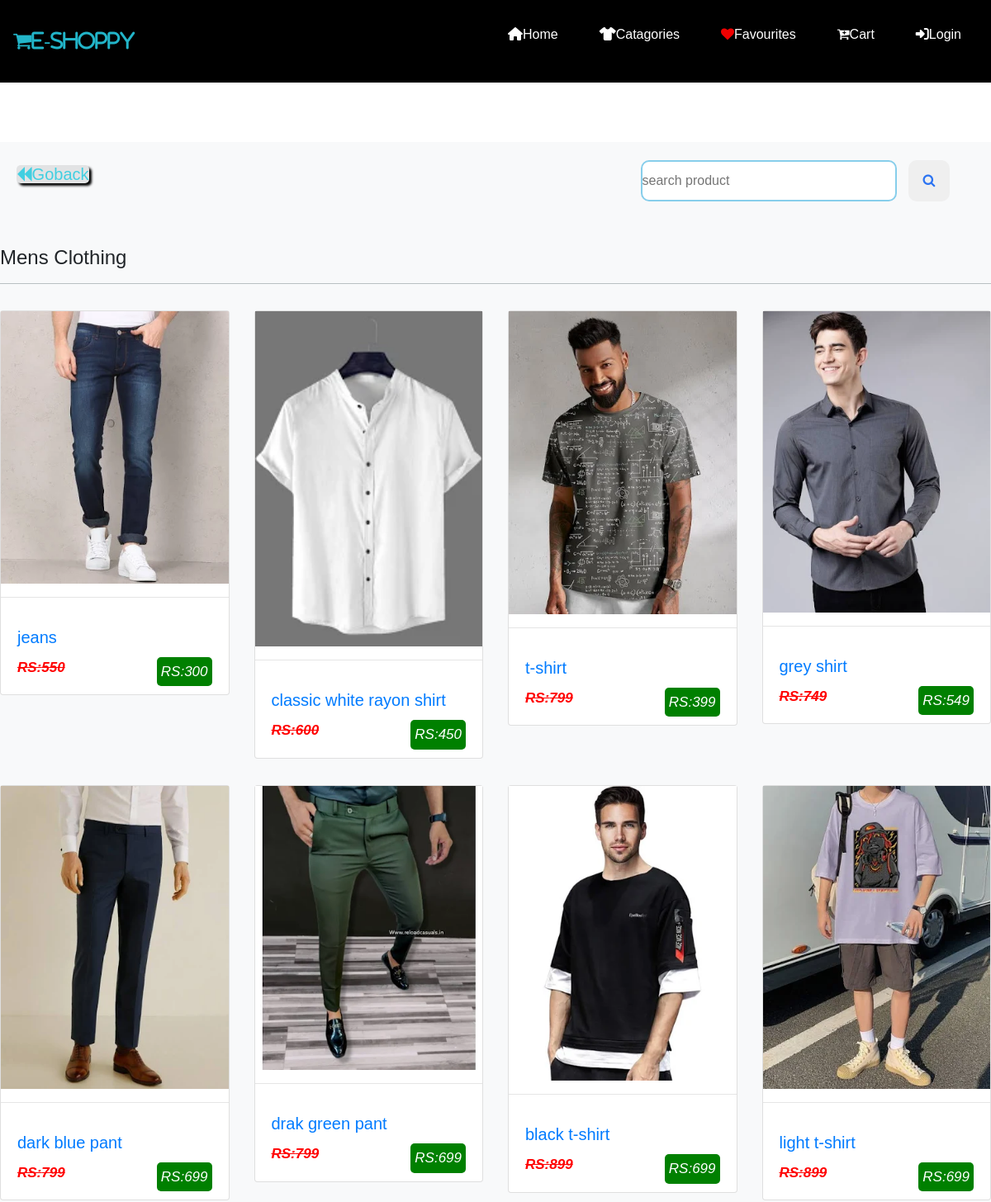
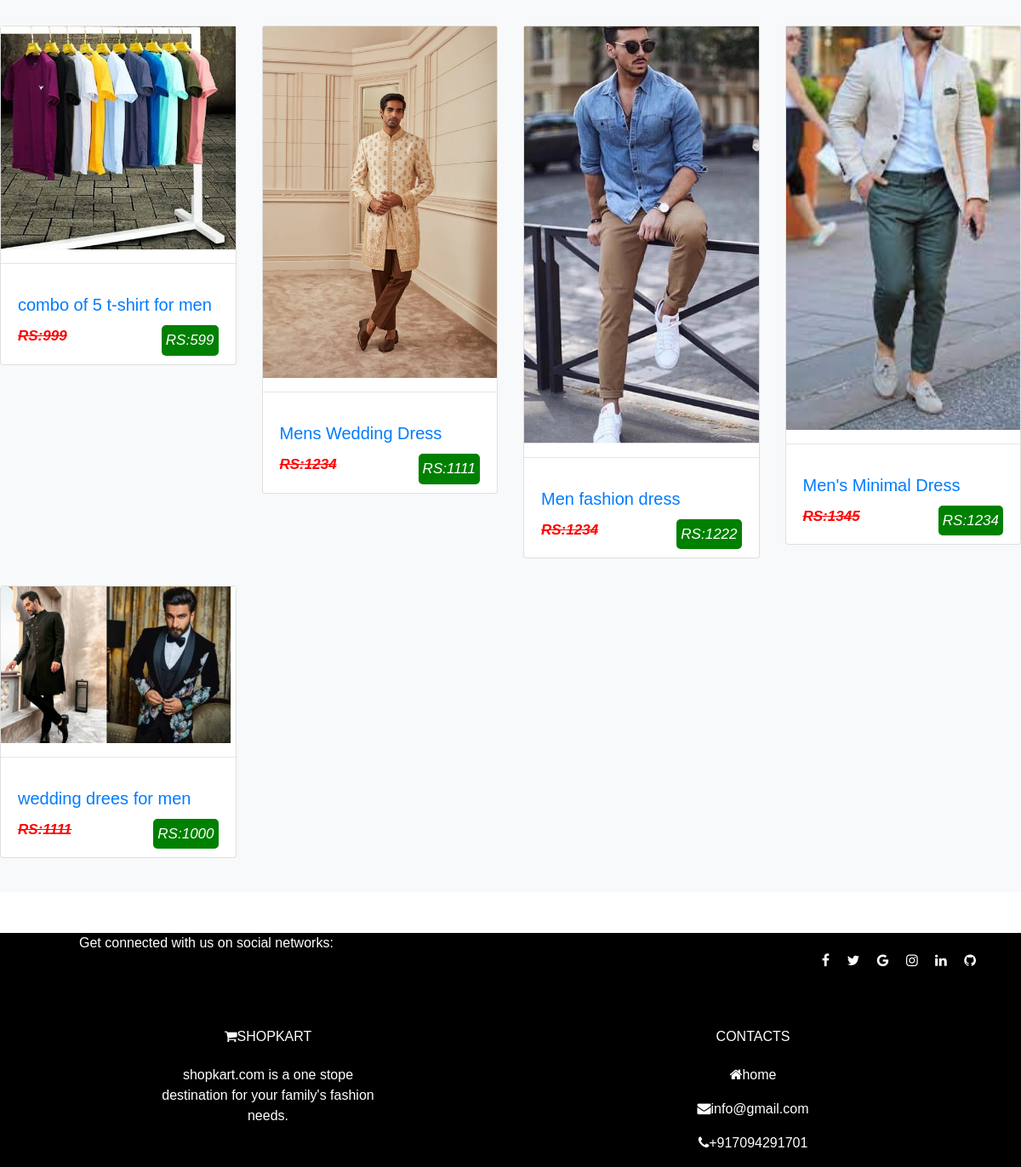
The page /collections/mens clothing on the database its author committed (2 pictures, top to bottom).
### app/models.py (models this page shows, shortened)
class Catagories(models.Model):
    name=models.CharField(max_length=150,null=True,blank=True)
    image=models.ImageField(upload_to=getfilename, height_field=None, width_field=None, max_length=None,null=True,blank=True)
    description=models.TextField(max_length=500,null=False)
    status=models.BooleanField(default=False,help_text="0-default,1-hidden")
    created=models.DateTimeField(auto_now_add=True)

class Product(models.Model):
    catagories=models.ForeignKey(Catagories, on_delete=models.CASCADE,null=True,blank=True)
    name=models.CharField(max_length=150,null=True,blank=True)
    vendor=models.CharField( max_length=50,null=True,blank=True)
    quantity=models.IntegerField(null=False,blank=False)
    old_price=models.FloatField(null=False,blank=False)
    new_price=models.FloatField(null=False,blank=False)
    pro_image=models.ImageField(upload_to=getfilename, height_field=None, width_field=None, max_length=None,null=True,blank=True)
    description=models.TextField(max_length=500)
    status=models.BooleanField(default=False,help_text="0-default,1-hidden")
    trending=models.BooleanField(default=False,help_text="0-default,1-trending")
    created=models.DateTimeField(auto_now_add=True)
    @property
    def imageURL(self):
        try:
            URL=self.pro_image.url
        except:
            URL=""
        return URL

### app/views.py (the view)
# urls.py: path("collections/<str:name>",views.collectionview, name="collections"),
def collectionview(request,name):
    if(Catagories.objects.filter(name=name,status=0)):
        product=Product.objects.filter(catagories__name=name)
        if 'q' in request.GET:
            q=request.GET['q']
            product=Product.objects.filter(name__icontains=q,catagories__name=name)
        else:
            product=Product.objects.filter(catagories__name=name)
        context={
            'product':product,
            'catagory_name':name
        }
        return render(request,'collections.html',context)
    else:
        messages.warning(request,"no such catagory found")
        return redirect('collections')

### templates/collections.html (shortened to what this page needs)
{% extends 'base.html' %}
{% block content %}
{% load static %}
<link rel="stylesheet" href="{% static 'css/store.css' %}">
<link rel="stylesheet" href="https://cdnjs.cloudflare.com/ajax/libs/font-awesome/6.4.0/css/all.min.css"
 />
    <link rel="stylesheet" href="https://cdnjs.cloudflare.com/ajax/libs/font-awesome/4.7.0/css/font-awesome.min.css">
<link rel="stylesheet" href="https://cdn.jsdelivr.net/npm/bootstrap@4.3.1/dist/css/bootstrap.min.css">
<br><div id="search" class=""style="margin-top:70px;float:right;margin-right:50px;">
    <form action="" method='GET' id="form" >
      <input type="search"style="width:310px" name="q" id="searchbar" placeholder="search product">
      <button type="submit" id="searchbutton"><i class="fa fa-magnifying-glass fa-fade fa-solid" style="color:#2c74f2"></i></button>
    </form>
  </div>
<section class="bg-light py-4 my-5">
    <div class="collection-container">
        <a href="{% url 'collections' %}" style="text-decoration:none;
    text-transform: capitalize;
    font-size:20px;
    border: none;
    margin-left: 20px;
    width: 100px;
    height: 30px;
    background-color: rgba(0, 0, 0, 0.089);
    cursor: pointer;
    border-radius:5px;
    color: #41cfe1;
    box-shadow: 3px 3px 3px black;" class="button" title="go back to catagories"><i class="fa fa-light fa-backward fa-fade" style="color: #41cfe1;"></i>goback</a>
         <br><br><br><br>
        <div class="row">
            <div class="col-12">
                <h4 class="mb-3" style="text-transform:capitalize;">{{catagory_name}}</h4>
                <hr style="border-color:#b8bfc2;">
            </div>
            {% for i in product %}
                <div class="col-md-4 col-lg-3">
                    <div class="card my-3">
                        <img src=" {{i.imageURL}} " class="card-image-top"alt="">
                        <hr>
                        <a href="{% url 'product_detail' catagory_name i.name %}" style="text-decoration:none;">
                        <div class="card-body">
                            <h5 class="card-title text-primary"> {{i.name}} </h5>
                            <p class="card-text"><strike style="color:red;font-size:17px;font-style: oblique;font-weight:bold;paddin:5px;">RS:{{i.old_price|stringformat:"d"}}</strike><span style="float:right;font-size:17px;
                                font-style: oblique;background-color:green;color:white;padding:5px;border-radius:5px;">RS:{{i.new_price |stringformat:"d"}} </span></p>
                        </div>
                    </a>
                    </div>
                </div>
                {% endfor %}
        </div>
    </div>
</section>
{% endblock  %}

### static/css/sample.css (style rules this page uses)
* { padding: 0; margin: 0; box-sizing: border-box; font-family: sans-serif; }
a { text-decoration: none; font-size: 1rem; }

### static/css/store.css (style rules this page uses)
* { margin: 0; padding: 0; box-sizing: border-box; }
#search { float: left; }
#searchbar { height: 50px; width: 400px; margin-left: 20px; border-radius: 10px; border: solid skyblue 2px; }
#searchbutton { height: 50px; width: 50px; border: none; border-radius: 10px; margin-left: 10px; }

### rows shown on the page
Catagories: name "Mens Clothing"
Product: imageURL (picture), name "jeans", old_price "550", new_price "300"
Product: imageURL (picture), name "classic white rayon shirt", old_price "600", new_price "450"
Product: imageURL (picture), name "t-shirt", old_price "799", new_price "399"
Product: imageURL (picture), name "grey shirt", old_price "749", new_price "549"
Product: imageURL (picture), name "dark blue pant", old_price "799", new_price "699"
Product: imageURL (picture), name "drak green pant", old_price "799", new_price "699"
Product: imageURL (picture), name "black t-shirt", old_price "899", new_price "699"
Product: imageURL (picture), name "light t-shirt", old_price "899", new_price "699"
Product: imageURL (picture), name "combo of 5 t-shirt for men", old_price "999", new_price "599"
Product: imageURL (picture), name "Mens Wedding Dress", old_price "1234", new_price "1111"
Product: imageURL (picture), name "Men fashion dress", old_price "1234", new_price "1222"
Product: imageURL (picture), name "Men's Minimal Dress", old_price "1345", new_price "1234"
Product: imageURL (picture), name "wedding drees for men", old_price "1111", new_price "1000"
